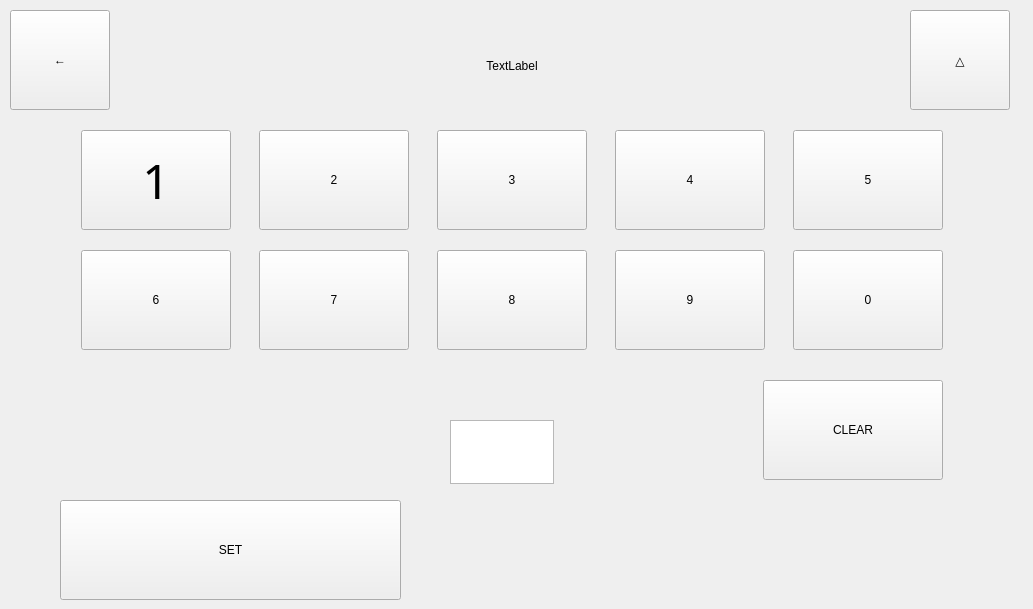
   <widget class="QWidget" name="keyboard">
    <widget class="QLabel" name="background_key">
     <property name="geometry">
      <rect>
       <x>0</x>
       <y>0</y>
       <width>1024</width>
       <height>600</height>
      </rect>
     </property>
     <property name="text">
      <string/>
     </property>
     <property name="pixmap">
      <pixmap>graphic/emoto2.png</pixmap>
     </property>
    </widget>
    <widget class="QLabel" name="label_key">
     <property name="geometry">
      <rect>
       <x>245</x>
       <y>30</y>
       <width>534</width>
       <height>71</height>
      </rect>
     </property>
     <property name="styleSheet">
      <string notr="true">	border-style: solid;
	border-color: rgb(146, 150, 150);
	border-width: 3px;
	border-radius: 16px;
	color: rgb(146, 150, 150);
	font: 300 36pt &quot;Calibri Light&quot;;
	background-image (&quot;C:\Users\mjszo\Desktop\1\graphic\blang.png&quot;)
   </string>
     </property>
     <property name="text">
      <string>TextLabel</string>
     </property>
     <property name="alignment">
      <set>Qt::AlignCenter</set>
     </property>
    </widget>
    <widget class="QPushButton" name="button_key1">
     <property name="geometry">
      <rect>
       <x>81</x>
       <y>130</y>
       <width>150</width>
       <height>100</height>
      </rect>
     </property>
     <property name="font">
      <font>
       <family>Calibri Light</family>
       <pointsize>36</pointsize>
       <italic>false</italic>
       <bold>false</bold>
      </font>
     </property>
     <property name="styleSheet">
      <string notr="true">	border-style: solid;
	border-width: 3px;
	border-radius: 16px;
	color: rgb(146, 150, 150);
	font: 300 36pt &quot;Calibri Light&quot;;
	background-image (&quot;C:\Users\mjszo\Desktop\1\graphic\blang.png&quot;)</string>
     </property>
     <property name="text">
      <string>1</string>
     </property>
    </widget>
    <widget class="QPushButton" name="button_key2">
     <property name="geometry">
      <rect>
       <x>259</x>
       <y>130</y>
       <width>150</width>
       <height>100</height>
      </rect>
     </property>
     <property name="styleSheet">
      <string notr="true">	border-style: solid;
	border-width: 3px;
	border-radius: 16px;
	color: rgb(146, 150, 150);
	font: 300 36pt &quot;Calibri Light&quot;;
	background-image (&quot;C:\Users\mjszo\Desktop\1\graphic\blang.png&quot;)</string>
     </property>
     <property name="text">
      <string>2</string>
     </property>
    </widget>
    <widget class="QPushButton" name="button_key3">
     <property name="geometry">
      <rect>
       <x>437</x>
       <y>130</y>
       <width>150</width>
       <height>100</height>
      </rect>
     </property>
     <property name="styleSheet">
      <string notr="true">	border-style: solid;
	border-width: 3px;
	border-radius: 16px;
	color: rgb(146, 150, 150);
	font: 300 36pt &quot;Calibri Light&quot;;
	background-image (&quot;C:\Users\mjszo\Desktop\1\graphic\blang.png&quot;)</string>
     </property>
     <property name="text">
      <string>3</string>
     </property>
    </widget>
    <widget class="QPushButton" name="button_key6">
     <property name="geometry">
      <rect>
       <x>81</x>
       <y>250</y>
       <width>150</width>
       <height>100</height>
      </rect>
     </property>
     <property name="styleSheet">
      <string notr="true">	border-style: solid;
	border-width: 3px;
	border-radius: 16px;
	color: rgb(146, 150, 150);
	font: 300 36pt &quot;Calibri Light&quot;;
	background-image (&quot;C:\Users\mjszo\Desktop\1\graphic\blang.png&quot;)</string>
     </property>
     <property name="text">
      <string>6</string>
     </property>
    </widget>
    <widget class="QPushButton" name="button_key7">
     <property name="geometry">
      <rect>
       <x>259</x>
       <y>250</y>
       <width>150</width>
       <height>100</height>
      </rect>
     </property>
     <property name="styleSheet">
      <string notr="true">	border-style: solid;
	border-width: 3px;
	border-radius: 16px;
	color: rgb(146, 150, 150);
	font: 300 36pt &quot;Calibri Light&quot;;
	background-image (&quot;C:\Users\mjszo\Desktop\1\graphic\blang.png&quot;)</string>
     </property>
     <property name="text">
      <string>7</string>
     </property>
    </widget>
    <widget class="QPushButton" name="button_key4">
     <property name="geometry">
      <rect>
       <x>615</x>
       <y>130</y>
       <width>150</width>
       <height>100</height>
      </rect>
     </property>
     <property name="styleSheet">
      <string notr="true">	border-style: solid;
	border-width: 3px;
	border-radius: 16px;
	color: rgb(146, 150, 150);
	font: 300 36pt &quot;Calibri Light&quot;;
	background-image (&quot;C:\Users\mjszo\Desktop\1\graphic\blang.png&quot;)</string>
     </property>
     <property name="text">
      <string>4</string>
     </property>
    </widget>
    <widget class="QPushButton" name="button_key5">
     <property name="geometry">
      <rect>
       <x>793</x>
       <y>130</y>
       <width>150</width>
       <height>100</height>
      </rect>
     </property>
     <property name="styleSheet">
      <string notr="true">	border-style: solid;
	border-width: 3px;
	border-radius: 16px;
	color: rgb(146, 150, 150);
	font: 300 36pt &quot;Calibri Light&quot;;
	background-image (&quot;C:\Users\mjszo\Desktop\1\graphic\blang.png&quot;)</string>
     </property>
     <property name="text">
      <string>5</string>
     </property>
    </widget>
    <widget class="QPushButton" name="button_key0">
     <property name="geometry">
      <rect>
       <x>793</x>
       <y>250</y>
       <width>150</width>
       <height>100</height>
      </rect>
     </property>
     <property name="styleSheet">
      <string notr="true">	border-style: solid;
	border-width: 3px;
	border-radius: 16px;
	color: rgb(146, 150, 150);
	font: 300 36pt &quot;Calibri Light&quot;;
	background-image (&quot;C:\Users\mjszo\Desktop\1\graphic\blang.png&quot;)</string>
     </property>
     <property name="text">
      <string>0</string>
     </property>
    </widget>
    <widget class="QPushButton" name="button_key9">
     <property name="geometry">
      <rect>
       <x>615</x>
       <y>250</y>
       <width>150</width>
       <height>100</height>
      </rect>
     </property>
     <property name="styleSheet">
      <string notr="true">	border-style: solid;
	border-width: 3px;
	border-radius: 16px;
	color: rgb(146, 150, 150);
	font: 300 36pt &quot;Calibri Light&quot;;
	background-image (&quot;C:\Users\mjszo\Desktop\1\graphic\blang.png&quot;)</string>
     </property>
     <property name="text">
      <string>9</string>
     </property>
    </widget>
    <widget class="QPushButton" name="button_key8">
     <property name="geometry">
      <rect>
       <x>437</x>
       <y>250</y>
       <width>150</width>
       <height>100</height>
      </rect>
     </property>
     <property name="styleSheet">
      <string notr="true">	border-style: solid;
	border-width: 3px;
	border-radius: 16px;
	color: rgb(146, 150, 150);
	font: 300 36pt &quot;Calibri Light&quot;;
	background-image (&quot;C:\Users\mjszo\Desktop\1\graphic\blang.png&quot;)</string>
     </property>
     <property name="text">
      <string>8</string>
     </property>
    </widget>
    <widget class="QPushButton" name="button_keyCancel">
     <property name="geometry">
      <rect>
       <x>763</x>
       <y>380</y>
       <width>180</width>
       <height>100</height>
      </rect>
     </property>
     <property name="styleSheet">
      <string notr="true">	border-style: solid;
	border-width: 3px;
	border-radius: 16px;
	color: rgb(146, 150, 150);
	font: 300 24pt &quot;Calibri Light&quot;;
	background-image (&quot;C:\Users\mjszo\Desktop\1\graphic\blang.png&quot;)</string>
     </property>
     <property name="text">
      <string>CLEAR</string>
     </property>
    </widget>
    <widget class="QPushButton" name="button_keyBack">
     <property name="geometry">
      <rect>
       <x>10</x>
       <y>10</y>
       <width>100</width>
       <height>100</height>
      </rect>
     </property>
     <property name="styleSheet">
      <string notr="true">	border-style: solid;
	border-width: 3px;
	border-radius: 16px;
	border-color: rgb(225,225,225);
	color: rgb(146, 150, 150);
	font: 300 60pt &quot;Calibri Light&quot; ;
	font-weight: bold;
	background-image (&quot;C:\Users\mjszo\Desktop\1\graphic\blang.png&quot;)</string>
     </property>
     <property name="text">
      <string>←</string>
     </property>
    </widget>
    <widget class="QPushButton" name="button_keySetww">
     <property name="geometry">
      <rect>
       <x>60</x>
       <y>500</y>
       <width>341</width>
       <height>100</height>
      </rect>
     </property>
     <property name="styleSheet">
      <string notr="true">	border-style: solid;
	border-width: 3px;
	border-radius: 16px;
	color: rgb(146, 150, 150);
	font: 300 24pt &quot;Calibri Light&quot;;
	background-image (&quot;C:\Users\mjszo\Desktop\1\graphic\blang.png&quot;)</string>
     </property>
     <property name="text">
      <string>SET</string>
     </property>
    </widget>
    <widget class="QTextEdit" name="textEdit">
     <property name="geometry">
      <rect>
       <x>450</x>
       <y>420</y>
       <width>104</width>
       <height>64</height>
      </rect>
     </property>
    </widget>
    <widget class="QPushButton" name="button_keySet">
     <property name="geometry">
      <rect>
       <x>910</x>
       <y>10</y>
       <width>100</width>
       <height>100</height>
      </rect>
     </property>
     <property name="styleSheet">
      <string notr="true">	border-style: solid;
	border-width: 3px;
	border-radius: 16px;
	border-color: rgb(225,225,225);
	color: rgb(146, 150, 150);
	font: 300 60pt &quot;Calibri Light&quot; ;
	font-weight: bold;
	background-image (&quot;C:\Users\mjszo\Desktop\1\graphic\blang.png&quot;)</string>
     </property>
     <property name="text">
      <string>△</string>
     </property>
    </widget>
   </widget>
